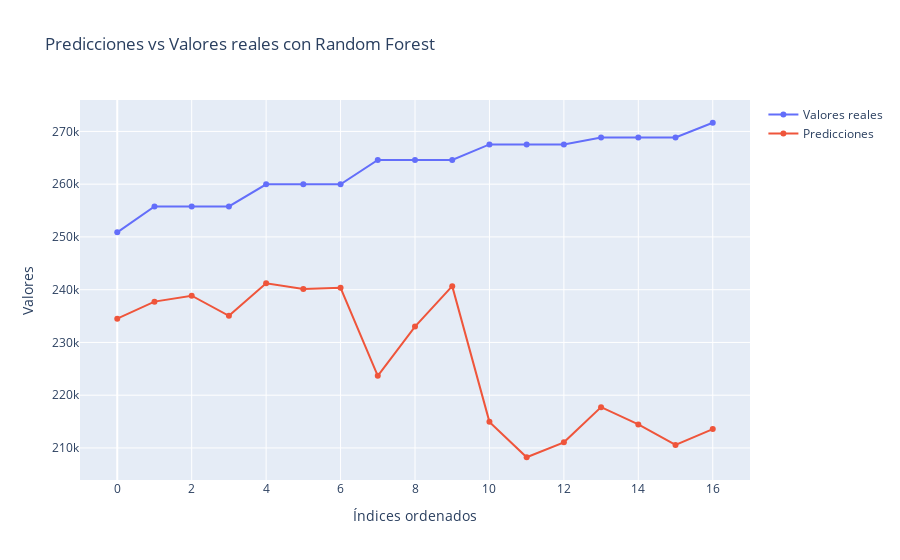

Notebook code for this chart:
### Code cell
import plotly.graph_objects as go

# Crear figura
fig = go.Figure()

# Agregar traza para valores reales
fig.add_trace(go.Scatter(x=np.arange(len(y_test)), y=y_test_sorted,
                    mode='lines+markers',
                    name='Valores reales'))

# Agregar traza para predicciones
fig.add_trace(go.Scatter(x=np.arange(len(predictions)), y=predictions_sorted,
                    mode='lines+markers',
                    name='Predicciones'))

# Configurar diseño
fig.update_layout(title='Predicciones vs Valores reales con Random Forest',
                   xaxis_title='Índices ordenados',
                   yaxis_title='Valores')

# Mostrar figura
fig.show()

### Figure 1 — Plotly figure (JSON) as saved in the notebook; plotly's stock layout.template omitted (floating-point values rounded to 4 significant figures)
{"data": [{"mode": "lines+markers", "name": "Valores reales", "type": "scatter", "x": [0, 1, 2, 3, 4, 5, 6, 7, 8, 9, 10, 11, 12, 13, 14, 15, 16], "y": [250900.0, 255800.0, 255800.0, 255800.0, 260000.0, 260000.0, 260000.0, 264578, 264578, 264578, 267500.0, 267500.0, 267500.0, 268800.0, 268800.0, 268800.0, 271600.0]}, {"mode": "lines+markers", "name": "Predicciones", "type": "scatter", "x": [0, 1, 2, 3, 4, 5, 6, 7, 8, 9, 10, 11, 12, 13, 14, 15, 16], "y": [234500.0, 237700.0, 238900.0, 235100.0, 241200.0, 240100.0, 240400.0, 223700.0, 233000.0, 240700.0, 214900.0, 208200.0, 211100.0, 217700.0, 214500.0, 210600.0, 213600.0]}], "layout": {"title": {"text": "Predicciones vs Valores reales con Random Forest"}, "xaxis": {"title": {"text": "Índices ordenados"}}, "yaxis": {"title": {"text": "Valores"}}}}
